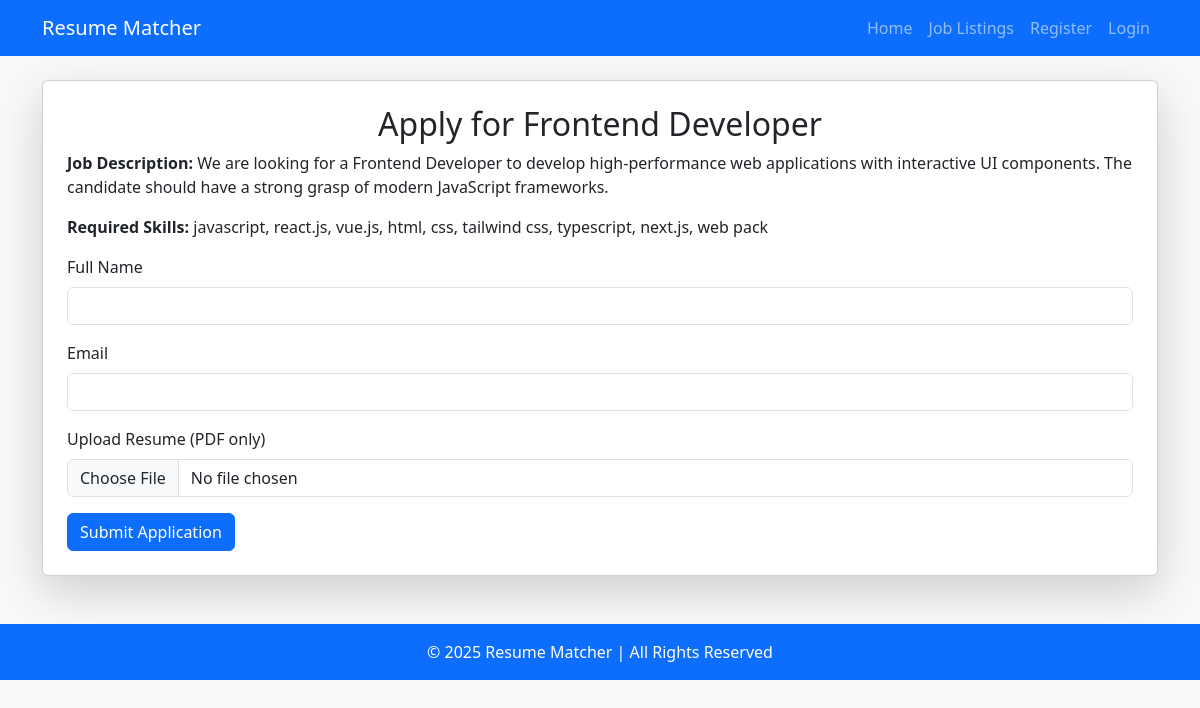
Screenshot of /apply/6 with the database file from the repository.
### app.py (models this page shows)
class Job(db.Model):
    id = db.Column(db.Integer, primary_key=True)
    title = db.Column(db.String(100), nullable=False)
    description = db.Column(db.Text, nullable=False)
    skills = db.Column(db.String(255), nullable=False)

### app.py (the view, shortened to what this page needs)
@app.route("/apply/<int:job_id>", methods=["GET", "POST"])
def apply_for_job(job_id):
    job = Job.query.get_or_404(job_id)
    form = JobApplicationForm()
    return render_template("apply.html", form=form, job=job)

### app.py
class JobApplicationForm(FlaskForm):
    name = StringField("Full Name", validators=[DataRequired()])
    email = StringField("Email", validators=[DataRequired(), Email()])
    resume = FileField("Upload Resume (PDF only)", validators=[DataRequired()])
    submit = SubmitField("Apply")

### templates/apply.html (shortened to what this page needs)
{% extends "base.html" %}
{% block content %}
    <div class="card shadow-lg p-4">
        <h2 class="text-center">Apply for {{ job.title }}</h2>
        <p><strong>Job Description:</strong> {{ job.description }}</p>
        <p><strong>Required Skills:</strong> {{ job.skills }}</p>
        <form method="POST" enctype="multipart/form-data">
            <div class="mb-3">
                {{ form.name.label(class="form-label") }}
                {{ form.name(class="form-control") }}
            </div>
            <div class="mb-3">
                {{ form.email.label(class="form-label") }}
                {{ form.email(class="form-control") }}
            </div>
            <div class="mb-3">
                {{ form.resume.label(class="form-label") }}
                {{ form.resume(class="form-control") }}
            </div>
            <button type="submit" class="btn btn-primary">Submit Application</button>
        </form>
    </div>
{% endblock %}

### rows the page displays
Job: title "Frontend Developer", description "We are looking for a Frontend Developer to develop high-performance web applications with interactive UI components. The candidate should have a strong grasp of modern JavaScript frameworks.", skills "javascript, react.js, vue.js, html, css, tailwind css, typescript, next.js, web pack"
